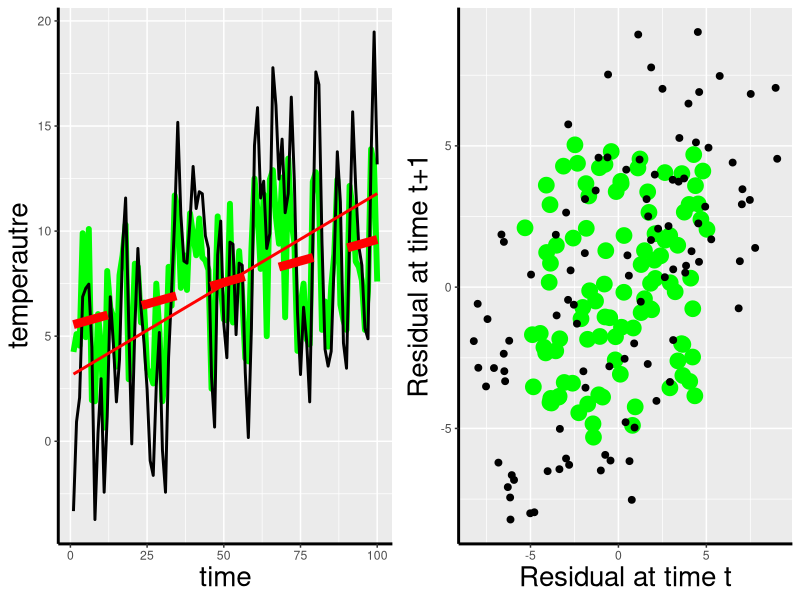

The R source for this figure:
# This is an example script 
# Illustrating how to investigate autocorrelated time series


library(nlme) # We will need this package for 
# Generalised least squares fits; if you do not have this package
# run 'install.packages('nlme')'



t<-c(1:100) # Time steps 
x<-0.05*t + sample(t)/10 
# x evolves with t, but also has random variation
y<-x
y[-1]<-x[-2]+ x[-length(x)]
y<-y-mean(x)
# y evolves with t too, but it is autocorrelated over a range of
# 1 time step


cor(x[-1],x[-length(x)]) # x has little correlation between time steps
cor(y[-1],y[-length(y)]) # y has a lot more



df<-as.data.frame(cbind(t,x,y)) # make dataframe


fitx<-gls(x~t,data=df) 
# Generalised least squares fit of x as function of t

fity<-gls(y~t,data=df)
# Likewise for y 



library(ggplot2) # this is a plotting package
# if you do not have it installed run 'install.packages('ggplot2')'

df<-cbind(df,predict(fitx),predict(fity))
# make dataframe
colnames(df)[4:5]<-c('px','py')

time_series<-
ggplot()+
geom_line(aes(x=t,y=x),data=df,size=2,col='green')+
geom_line(aes(x=t,y=y),data=df,size=1,col='black')+
geom_line(aes(x=t,y=px),data=df,col='red',linetype='dashed',size=3)+
geom_line(aes(x=t,y=py),data=df,col='red',size=1)+
labs(x='time',y='temperautre')+
theme(axis.line=element_line(size=1),
      axis.title=element_text(size=20)
)
# Make a plot called 'time_series'

p_valuex<-summary(fitx)$tTable[2,4]
p_valuey<-summary(fity)$tTable[2,4]
# These are the p values fo the gls fits, with no autocorrelation represented



df2<-as.data.frame( cbind( residuals(fitx)[-1],residuals(fitx)[1:(length(x)-1)],
residuals(fity)[-1],residuals(fity)[1:(length(y)-1)] ))
# dataframe of residuals and lagged residuals of gls fits for x and y as function t

autocorr<-
ggplot()+
geom_point(aes(x=V2,y=V1),data=df2,size=5,col='green')+
geom_point(aes(x=V4,y=V3),data=df2,size=2)+
labs(x='Residual at time t',y='Residual at time t+1')+
theme(axis.line=element_line(size=1),
      axis.title=element_text(size=20)
)
# plot of the residuals, showing evidence of autocorrelation of y as function t


fit2x<-gls( x ~ t  ,correlation=corAR1(form=~t),data= df) 
fit2y<-gls( y ~ t  ,correlation=corAR1(form=~t),data= df) 
# produce gls fits for x and y as function t with autocorrelation of time step 1


p_valuex2<-summary(fit2x)$tTable[2,4]
p_valuey2<-summary(fit2y)$tTable[2,4]
# p-values of autocorrelated gls fits of x and y as function t 


anova(fitx,fit2x)
anova(fity,fit2y)
# use anova to determine whether standard gls or autocorrelated gls fits are
# superior description of relationships of x as function t and y as function t

library(ggpubr)
dev.new(width=12,height=6,unit='cm')
ggarrange(time_series,autocorr)
# Diagnostic plots




